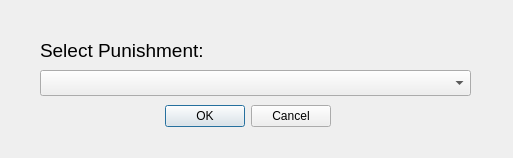
<?xml version="1.0" encoding="UTF-8"?>
<ui version="4.0">
 <class>SelectPunishment</class>
 <widget class="QDialog" name="SelectPunishment">
  <property name="geometry">
   <rect>
    <x>0</x>
    <y>0</y>
    <width>513</width>
    <height>158</height>
   </rect>
  </property>
  <property name="windowTitle">
   <string>Give Punishment</string>
  </property>
  <widget class="QDialogButtonBox" name="buttonBox">
   <property name="geometry">
    <rect>
     <x>160</x>
     <y>100</y>
     <width>171</width>
     <height>32</height>
    </rect>
   </property>
   <property name="orientation">
    <enum>Qt::Orientation::Horizontal</enum>
   </property>
   <property name="standardButtons">
    <set>QDialogButtonBox::StandardButton::Cancel|QDialogButtonBox::StandardButton::Ok</set>
   </property>
  </widget>
  <widget class="QComboBox" name="punishmentcomboBox">
   <property name="geometry">
    <rect>
     <x>40</x>
     <y>70</y>
     <width>431</width>
     <height>26</height>
    </rect>
   </property>
  </widget>
  <widget class="QLabel" name="lbl_Punishments">
   <property name="geometry">
    <rect>
     <x>40</x>
     <y>40</y>
     <width>171</width>
     <height>21</height>
    </rect>
   </property>
   <property name="font">
    <font>
     <pointsize>14</pointsize>
    </font>
   </property>
   <property name="text">
    <string>Select Punishment:</string>
   </property>
  </widget>
 </widget>
 <resources/>
 <connections>
  <connection>
   <sender>buttonBox</sender>
   <signal>accepted()</signal>
   <receiver>SelectPunishment</receiver>
   <slot>accept()</slot>
   <hints>
    <hint type="sourcelabel">
     <x>248</x>
     <y>254</y>
    </hint>
    <hint type="destinationlabel">
     <x>157</x>
     <y>274</y>
    </hint>
   </hints>
  </connection>
  <connection>
   <sender>buttonBox</sender>
   <signal>rejected()</signal>
   <receiver>SelectPunishment</receiver>
   <slot>reject()</slot>
   <hints>
    <hint type="sourcelabel">
     <x>316</x>
     <y>260</y>
    </hint>
    <hint type="destinationlabel">
     <x>286</x>
     <y>274</y>
    </hint>
   </hints>
  </connection>
 </connections>
</ui>
